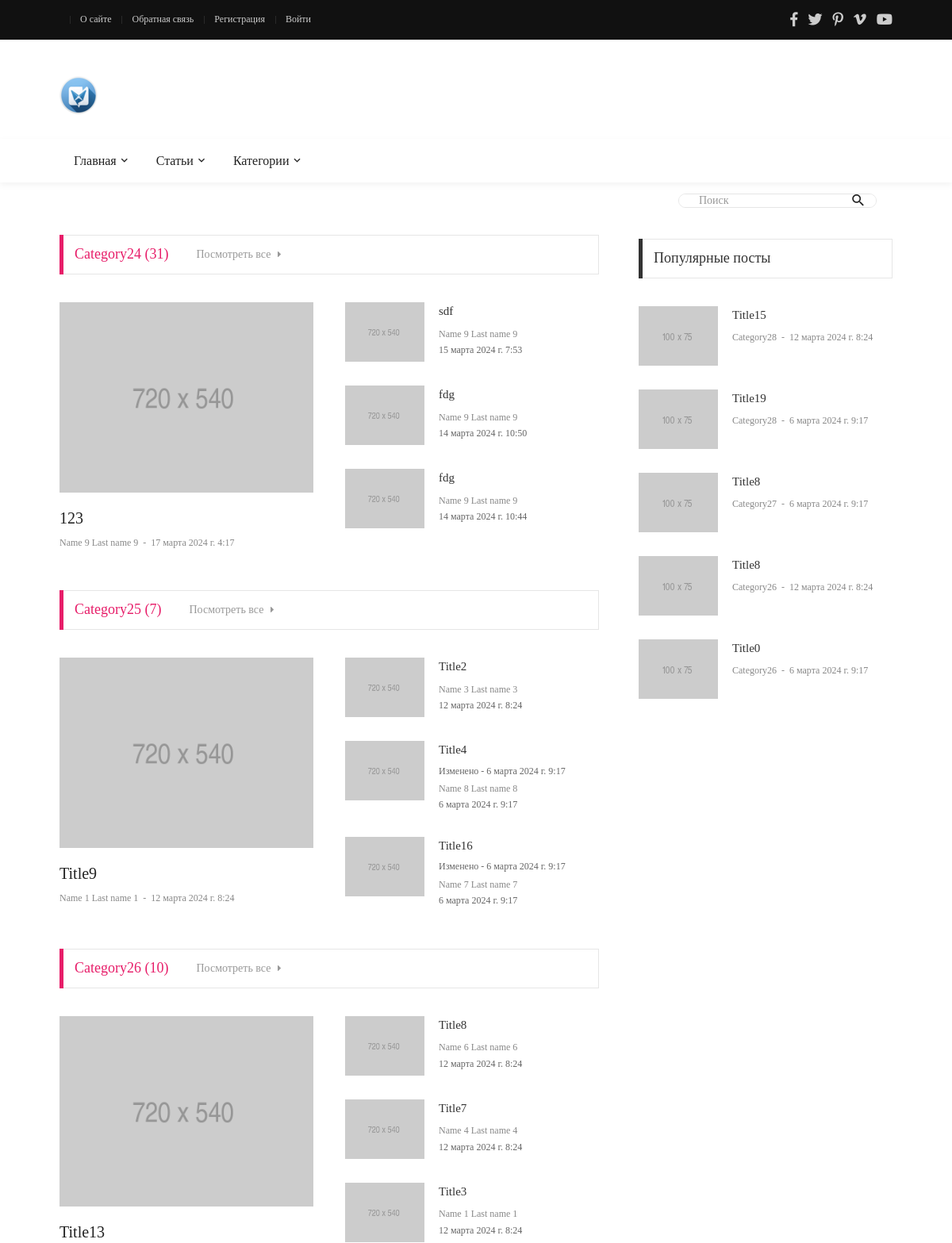
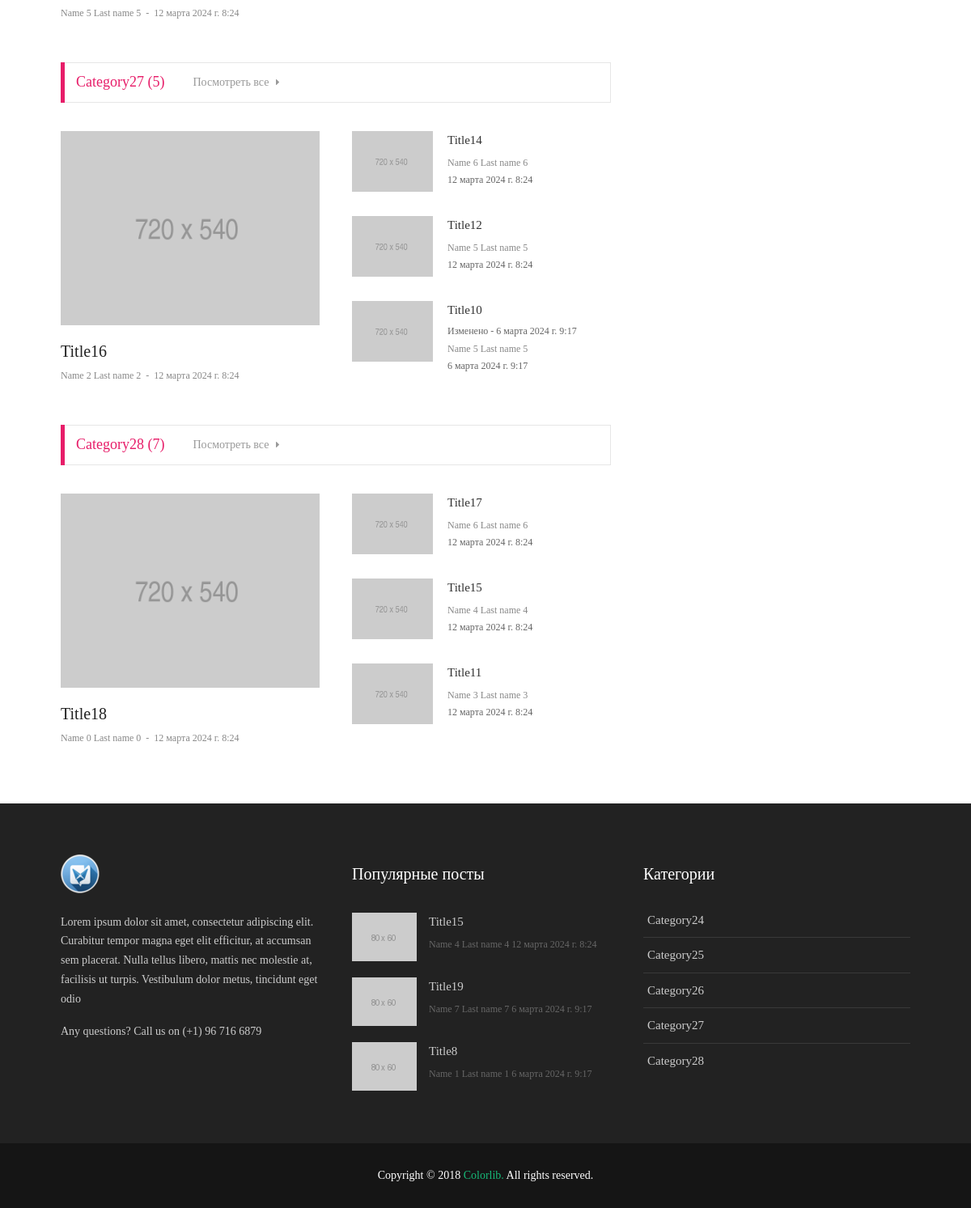
The page / on the database its author committed (2 pictures, top to bottom).
### blog/models.py (models this page shows, shortened)
class Category(models.Model):
    title = models.CharField(max_length=100, verbose_name='Название')
    class Meta:
        ordering = ['title']
        verbose_name = 'Категория'
        verbose_name_plural = 'Категории'
    @property
    def url_name(self):
        return "home"

class Article(models.Model):
    title = models.CharField(max_length=25, verbose_name='Заголовок')
    description = models.TextField(max_length=70, verbose_name='Описание', null=True, blank=True, default='')
    content = models.TextField(verbose_name='Содержание', null=True, blank=True)
    author = models.ForeignKey(Author, on_delete=models.CASCADE, verbose_name='Автор')
    category = models.ForeignKey(Category, on_delete=models.SET_NULL, verbose_name='Категория', null=True)
    views = models.IntegerField(default=0, verbose_name='Просмотры')
    is_published = models.BooleanField(default=False, verbose_name='Опубликовано')
    date_published = models.DateTimeField(auto_now_add=True, verbose_name='Дата публикации')
    change_date = models.DateTimeField(auto_now=True, verbose_name='Дата изменения')
    image = models.FileField(upload_to='images/', verbose_name='Превью', null=True, blank=True)
    fields = ['title', 'content', 'category', 'views']
    class Meta:
        ordering = ['-change_date']
        verbose_name = 'Статья'
        verbose_name_plural = 'Статьи'
    @admin.display(description="Автор")
    def author_full_name(self):
        return self.author.full_name
    @staticmethod
    def get_published_posts():
        return Article.objects.filter(is_published=True).all()
    def changed(self):
        if self.date_published != self.change_date:
            return True
        return False

class Author(models.Model):
    first_name = models.CharField(max_length=100, verbose_name='Имя')
    last_name = models.CharField(max_length=100, verbose_name='Фамилия')
    email = models.EmailField(verbose_name='Почта')
    bio = models.TextField(verbose_name='Биография', null=True, blank=True)
    birth_date = models.DateField(verbose_name='День рождения', null=True, blank=True)
    reg_date = models.DateTimeField(auto_now_add=True, verbose_name='Дата регистрации')
    change_date = models.DateTimeField(auto_now=True, verbose_name='Дата изменения')
    fields = ['first_name', 'last_name', 'email', 'bio', 'birth_date']
    @property
    def full_name(self):
        return f'{self.first_name} {self.last_name}'
    """CRUD функции"""
    class Meta:
        ordering = ['-change_date']
        verbose_name = 'Автор'
        verbose_name_plural = 'Авторы'

### blog/views.py (the view)
# urls.py: path('', views.index, name='home'),
def index(request):
    context = get_context()
    category_articles = [
        {'posts': models.Article.get_published_posts().filter(category=category).all(), 'cat': category}
        for category in context['cats']]
    context['c_posts'] = category_articles
    context['title'] = 'Главная'
    return render(request, 'blog/index.html', context)

### blog/templates/blog/index.html
{% extends 'base.html' %}
{% load static %}
{% block content %}
<section class="bg0 p-t-20">
    <div class="container">
        <div class="row justify-content-center">
            <div class="col-md-10 col-lg-8">
                <div class="p-b-20">
                    {% for item in c_posts %}
                    {% if item.posts %}
                    <div class="tab01 p-b-20">
                        <div class="tab01-head how2 how2-cl1 bocl12 flex-s-c m-r-10 m-r-0-sr991">
                            <h3 class="f1-m-2 cl12 tab01-title">
                                {{ item.cat.title }} ({{ item.posts|length }})
                            </h3>
                            <a href="{% url 'category' item.cat.id  %}" class="tab01-link f1-s-1 cl9 hov-cl10 trans-03">
                                Посмотреть все
                                <i class="fs-12 m-l-5 fa fa-caret-right"></i>
                            </a>
                        </div>
                        <div class="tab-content p-t-35">
                            <div class="tab-pane fade show active" id="tab1-1" role="tabpanel">
                                <div class="row">
                                    {% with item.posts|first as p %}
                                    <div class="col-sm-6 p-r-25 p-r-15-sr991">
                                        <div class="m-b-30">
                                            <a href="{% url 'post' p.id %}" class="wrap-pic-w hov1 trans-03">
                                                <img src="{% static 'blog/images/post-05.jpg' %}" alt="IMG">
                                            </a>
                                            <div class="p-t-20">
                                                <h5 class="p-b-5">
                                                    <a href="{% url 'post' p.id %}"
                                                       class="f1-m-3 cl2 hov-cl10 trans-03">
                                                        {{ p.title }}
                                                    </a>
                                                </h5>
                                                <span class="cl8">
														<a href="#" class="f1-s-4 cl8 hov-cl10 trans-03">
															{{ p.author.full_name }}
														</a>
														<span class="f1-s-3 m-rl-3">
															-
														</span>
														<span class="f1-s-3">
															{{ p.date_published }}
														</span>
													</span>
                                            </div>
                                        </div>
                                    </div>
                                    {% endwith %}
                                    <div class="col-sm-6 p-r-25 p-r-15-sr991">
                                        {% for p in item.posts|slice:":4" %}
                                        {% if not forloop.first %}
                                        <div class="flex-wr-sb-s m-b-30">
                                            <a href="blog-detail-01.html" class="size-w-1 wrap-pic-w hov1 trans-03">
                                                <img src="{% static 'blog/images/post-06.jpg' %}" alt="IMG">
                                            </a>
                                            <div class="size-w-2">
                                                <h5 class="p-b-5">
                                                    <a href="{% url 'post' p.id %}"
                                                       class="f1-s-5 cl3 hov-cl10 trans-03">
                                                        {{ p.title }}
                                                    </a>
                                                </h5>
                                                {% if p.changed %}
                                                <div class="f1-s-3">
                                                    Изменено - {{ p.change_date }}
                                                </div>
                                                {% endif %}
                                                <span class="cl8">
														<a href="#" class="f1-s-6 cl8 hov-cl10 trans-03">
															{{ p.author.full_name }}
														</a>
													</span>
                                                <div class="f1-s-3">
                                                    {{ p.date_published }}
                                                </div>
                                            </div>
                                        </div>
                                        {% endif %}
                                        {% endfor %}
                                    </div>
                                </div>
                            </div>
                        </div>
                    </div>
                    {% endif %}
                    {% endfor %}
                </div>
            </div>
            <div class="col-md-5 col-lg-4 p-b-30">
                <div class="p-l-10 p-rl-0-sr991 p-t-5">
                    <div>
                        <div class="how2 how2-cl4 flex-s-c">
                            <h3 class="f1-m-2 cl3 tab01-title">
                                Популярные посты
                            </h3>
                        </div>
                        <ul class="p-t-35">
                            {% for p in pop_posts %}
                            <li class="flex-wr-sb-s p-b-30">
                                <a href="#" class="size-w-10 wrap-pic-w hov1 trans-03">
                                    <img src="{% static 'blog/images/popular-post-04.jpg' %}" alt="IMG">
                                </a>
                                <div class="size-w-11">
                                    <h6 class="p-b-4">
                                        <a href="#" class="f1-s-5 cl3 hov-cl10 trans-03">
                                            {{ p.title }}
                                        </a>
                                    </h6>
                                    <span class="cl8 txt-center p-b-24">
											<a href="{% url 'category' p.category.id %}"
                                               class="f1-s-6 cl8 hov-cl10 trans-03">
												{{  p.category.title }}
											</a>
											<span class="f1-s-3 m-rl-3">
												-
											</span>
											<span class="f1-s-3">
												{{ p.date_published }}
											</span>
										</span>
                                </div>
                            </li>
                            {% endfor %}
                        </ul>
                    </div>
                </div>
            </div>
        </div>
    </div>
</section>
{% endblock %}

### templates/base.html (shortened to what this page needs)
{% load static %}
{% load app_tags %}
<!DOCTYPE html>
<html lang="en">
<head>
    <link rel="stylesheet" type="text/css" href="{% static 'blog/vendor/bootstrap/css/bootstrap.min.css' %}">
    <link rel="stylesheet" type="text/css"
          href="{% static 'blog/fonts/fontawesome-5.0.8/css/fontawesome-all.min.css' %}">
    <link rel="stylesheet" type="text/css"
          href="{% static 'blog/fonts/iconic/css/material-design-iconic-font.min.css' %}">
    <link rel="stylesheet" type="text/css" href="{% static 'blog/vendor/animate/animate.css' %}">
    <link rel="stylesheet" type="text/css" href="{% static 'blog/vendor/css-hamburgers/hamburgers.min.css' %}">
    <link rel="stylesheet" type="text/css" href="{% static 'blog/vendor/animsition/css/animsition.min.css' %}">
    <link rel="stylesheet" type="text/css" href="{% static 'blog/css/util.min.css' %}">
    <link rel="stylesheet" type="text/css" href="{% static 'blog/css/main.css' %}">
</head>
<body class="animsition">
<header>
    <div class="container-menu-desktop">
        <div class="topbar">
            <div class="content-topbar container h-100">
                <div class="left-topbar">
                    {% include 'blog/includes/menu_a.html' with
                    menu=top_menu
                    a_class='left-topbar-item' %}
                </div>
                <div class="right-topbar">
                    <a href="#">
                        <span class="fab fa-facebook-f"></span>
                    </a>
                    <a href="#">
                        <span class="fab fa-twitter"></span>
                    </a>
                    <a href="#">
                        <span class="fab fa-pinterest-p"></span>
                    </a>
                    <a href="#">
                        <span class="fab fa-vimeo-v"></span>
                    </a>
                    <a href="#">
                        <span class="fab fa-youtube"></span>
                    </a>
                </div>
            </div>
        </div>
        <div class="wrap-logo container">
            <div class="logo">
                <a href="{% url 'home' %}"><img src="{% static 'blog/images/logo.ico' %}" alt="LOGO"></a>
            </div>
        </div>
        <div class="wrap-main-nav">
            <div class="main-nav">
                <nav class="menu-desktop">
                    <ul class="main-menu">
                        {% with li_class='mega-menu-item' menu=menu %}
                        {% include 'blog/includes/menu.html' %}
                        {% endwith %}
                        <li>
                            <a href="#">Категории</a>
                        </li>
                    </ul>
                </nav>
            </div>
        </div>
    </div>
</header>
<div class="container">
    <div class="headline bg0 flex-wr-sb-c p-rl-20 p-tb-8">
        <div class="pos-relative bo-1-rad-22 of-hidden bocl11 m-tb-6">
            <form action="{% url 'posts' %}">
                <input class="f1-s-1 cl6 plh9 s-full p-l-25 p-r-45" type="text" name="search" placeholder="Поиск">
                <button type="submit" class="flex-c-c size-a-1 ab-t-r fs-20 cl2 hov-cl10 trans-03">
                    <i class="zmdi zmdi-search"></i>
                </button>
            </form>
        </div>
    </div>
</div>
{% block content %}
{% endblock %}
<footer>
    <div class="bg2 p-t-40 p-b-25">
        <div class="container">
            <div class="row">
                <div class="col-lg-4 p-b-20">
                    <div class="size-h-3 flex-s-c">
                        <a href="{% url 'home' %}">
                            <img class="max-s-full" src="{% static 'blog/images/logo.ico' %}" alt="LOGO">
                        </a>
                    </div>
                    <div>
                        <p class="f1-s-1 cl11 p-b-16">
                            Lorem ipsum dolor sit amet, consectetur adipiscing elit. Curabitur tempor magna eget elit
                            efficitur, at accumsan sem placerat. Nulla tellus libero, mattis nec molestie at, facilisis
                            ut turpis. Vestibulum dolor metus, tincidunt eget odio
                        </p>
                        <p class="f1-s-1 cl11 p-b-16">
                            Any questions? Call us on (+1) 96 716 6879
                        </p>
                    </div>
                </div>
                <div class="col-sm-6 col-lg-4 p-b-20">
                    <div class="size-h-3 flex-s-c">
                        <h5 class="f1-m-7 cl0">
                            Популярные посты
                        </h5>
                    </div>
                    <ul>
                        {% for p in pop_posts|slice:":3" %}
                        <li class="flex-wr-sb-s p-b-20">
                            <a href="{% url 'post' p.id %}" class="size-w-4 wrap-pic-w hov1 trans-03">
                                <img src="{% static 'blog/images/popular-post-01.jpg' %}" alt="IMG">
                            </a>
                            <div class="size-w-5">
                                <h6 class="p-b-5">
                                    <a href="{% url 'post' p.id %}" class="f1-s-5 cl11 hov-cl10 trans-03">
                                        {{ p.title }}
                                    </a>
                                </h6>
                                <span class="f1-s-3 cl6">
										{{ p.author_full_name }}
									</span>
                                <span class="f1-s-3 cl6">
										{{ p.date_published }}
									</span>
                            </div>
                        </li>
                        {% endfor %}
                    </ul>
                </div>
                <div class="col-sm-6 col-lg-4 p-b-20">
                    <div class="size-h-3 flex-s-c">
                        <h5 class="f1-m-7 cl0">
                            Категории
                        </h5>
                    </div>
                    <ul class="m-t--12">
                        {% include 'blog/includes/menu.html' with
                        li_class='how-bor1 p-rl-5 p-tb-10'
                        a_class='f1-s-5 cl11 hov-cl10 trans-03 p-tb-8'
                        menu=cats %}
                    </ul>
                </div>
            </div>
        </div>
    </div>
    <div class="bg11">
        <div class="container size-h-4 flex-c-c p-tb-15">
				<span class="f1-s-1 cl0 txt-center">
					Copyright © 2018
					<a href="#" class="f1-s-1 cl10 hov-link1">Colorlib.</a>
					All rights reserved.
				</span>
        </div>
    </div>
</footer>
</body>
</html>

### blog/templates/blog/includes/menu.html (shortened to what this page needs)
{% for m in menu %}
<li class="{{ li_class }}">
    <a class="{{ a_class }}" href="{% url m.url_name %}">{{ m.title }} </a>
</li>
{% endfor %}

### rows shown on the page
Category: cat "Category24", posts|length "31", title "Category24"
Article: title "123", author.full_name "Name 9 Last name 9", date_published "17 марта 2024 г. 4:17"
Article: title "sdf", author.full_name "Name 9 Last name 9", date_published "15 марта 2024 г. 7:53"
Article: title "fdg", author.full_name "Name 9 Last name 9", date_published "14 марта 2024 г. 10:50"
Article: title "fdg", author.full_name "Name 9 Last name 9", date_published "14 марта 2024 г. 10:44"
Category: cat "Category25", posts|length "7", title "Category25"
Article: title "Title9", author.full_name "Name 1 Last name 1", date_published "12 марта 2024 г. 8:24"
Article: title "Title2", author.full_name "Name 3 Last name 3", date_published "12 марта 2024 г. 8:24"
Article: title "Title4", change_date "6 марта 2024 г. 9:17", author.full_name "Name 8 Last name 8", date_published "6 марта 2024 г. 9:17"
Article: title "Title16", change_date "6 марта 2024 г. 9:17", author.full_name "Name 7 Last name 7", date_published "6 марта 2024 г. 9:17"
Category: cat "Category26", posts|length "10", title "Category26"
Article: title "Title13", author.full_name "Name 5 Last name 5", date_published "12 марта 2024 г. 8:24"
Article: title "Title8", author.full_name "Name 6 Last name 6", date_published "12 марта 2024 г. 8:24", category "Category26"
Article: title "Title7", author.full_name "Name 4 Last name 4", date_published "12 марта 2024 г. 8:24"
Article: title "Title3", author.full_name "Name 1 Last name 1", date_published "12 марта 2024 г. 8:24"
Category: cat "Category27", posts|length "5", title "Category27"
Article: title "Title16", author.full_name "Name 2 Last name 2", date_published "12 марта 2024 г. 8:24"
Article: title "Title14", author.full_name "Name 6 Last name 6", date_published "12 марта 2024 г. 8:24"
Article: title "Title12", author.full_name "Name 5 Last name 5", date_published "12 марта 2024 г. 8:24"
Article: title "Title10", change_date "6 марта 2024 г. 9:17", author.full_name "Name 5 Last name 5", date_published "6 марта 2024 г. 9:17"
Category: cat "Category28", posts|length "7", title "Category28"
Article: title "Title18", author.full_name "Name 0 Last name 0", date_published "12 марта 2024 г. 8:24"
Article: title "Title17", author.full_name "Name 6 Last name 6", date_published "12 марта 2024 г. 8:24"
Article: title "Title15", author.full_name "Name 4 Last name 4", date_published "12 марта 2024 г. 8:24", category "Category28", author_full_name "Name 4 Last name 4"
Article: title "Title11", author.full_name "Name 3 Last name 3", date_published "12 марта 2024 г. 8:24"
Article: title "Title19", category "Category28", date_published "6 марта 2024 г. 9:17", author_full_name "Name 7 Last name 7"
Article: title "Title8", category "Category27", date_published "6 марта 2024 г. 9:17", author_full_name "Name 1 Last name 1"
Article: title "Title0", category "Category26", date_published "6 марта 2024 г. 9:17"

### other values the page prints
{{ m.title }} "О сайте" "Обратная связь" "Регистрация" "Войти"
{{ m.title }} "Главная" "Статьи"
